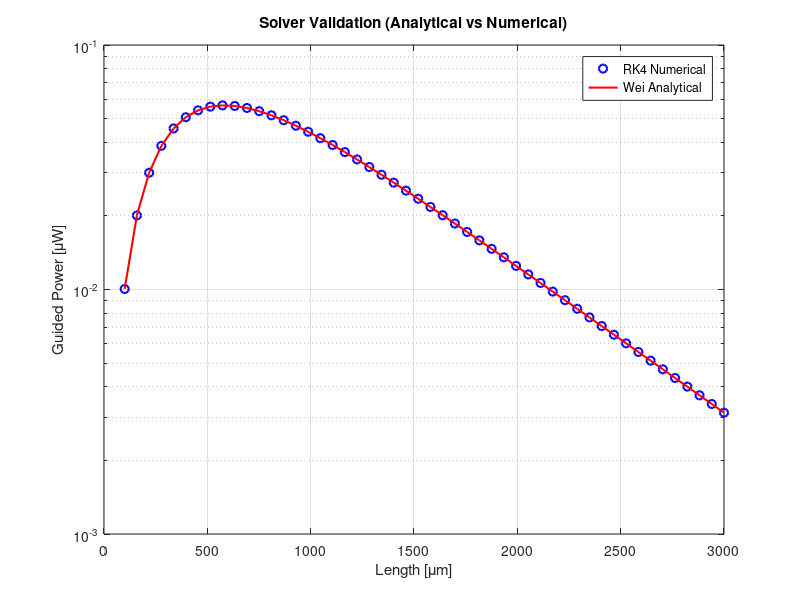
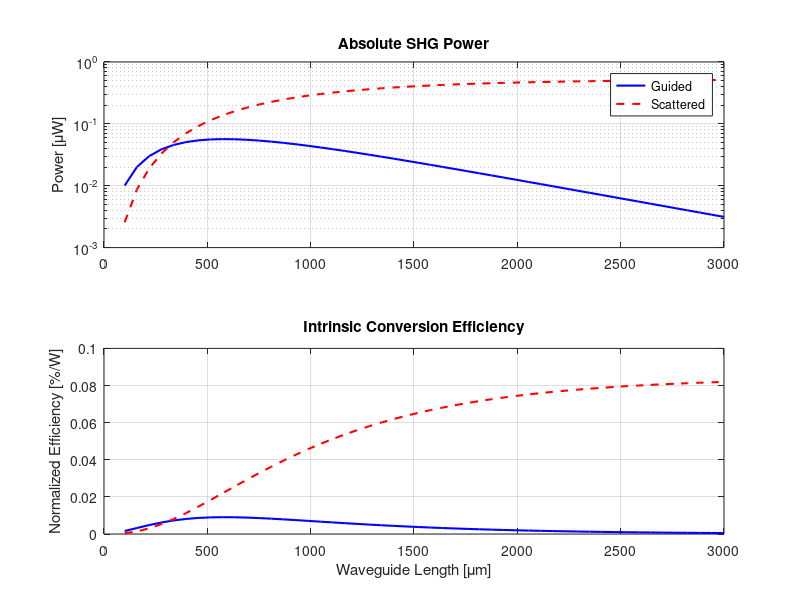

Write MATLAB code to recreate these figures, in order.
function SHG_Design_Suite_v2()
    close all; clear;

    %% --- 1. CONFIGURATION ---
    cfg.sim.use_linewidth  = false;
    cfg.sim.do_validation  = true;
    cfg.sim.dz             = 0.25;
    
    % --- PHYSICAL INPUTS (Constituent Parts) -
    cfg.phys.Pp_mW         = 25;
    cfg.phys.lam_nm        = 450;
    cfg.phys.d33_pmV       = 4.7;      % AlN nonlinear coefficient
    cfg.phys.n_pump        = 2.15;     % n_eff at 450nm
    cfg.phys.n_shg         = 2.6;     % n_eff at 225nm
    cfg.phys.overlap_eta   = 0.03;     % TM00-TM04 Overlap Integral
    cfg.phys.width_um      = 0.300;
    cfg.phys.height_um     = 0.335;
    cfg.phys.disp_slope    = 0.00895;
    cfg.phys.dk_center     = 0;        % Assume perfect phase matching at center

    % --- LOSSES ---
    cfg.phys.a0_dBcm       = 30;
    cfg.phys.a3_scat_dBcm  = 300;
    cfg.phys.a3_abs_dBcm   = 0;
    
    % --- SWEEP SETUP ---
    study_type = 'length'; 
    sweep_vals = linspace(100, 3000, 50); 
    param_label = 'Waveguide Length [\mum]';

    %% --- 2. CALCULATE PHYSICAL G-COEFFICIENTS ---
    cfg.phys.g_numeric = calculate_g_numeric(cfg); 
    cfg.phys.g_analytic = calculate_g_analytic(cfg);
    
    fprintf('Calculated Numeric g:  %.4e [um^-1 * W^-0.5]\n', cfg.phys.g_numeric);
    fprintf('Calculated Analytic g: %.4e [um^-1]\n', cfg.phys.g_analytic);

    %% --- 3. EXECUTE SWEEP ---
    results = zeros(length(sweep_vals), 2); % [Guided, Scattered]
    
    for i = 1:length(sweep_vals)
        current_cfg = cfg;
        if strcmp(study_type, 'length'), current_cfg.phys.L_um = sweep_vals(i); end
        
        [Pg, Ps] = run_core_simulation(current_cfg);
        results(i, :) = [Pg, Ps];
    end
    
    %% --- 4. OPTIONAL VALIDATION PLOT ---
    if cfg.sim.do_validation && strcmp(study_type, 'length')
        run_validation_plot(cfg, sweep_vals, results(:,1));
    end
    
    %% --- 5. CONVERT TO NORMALIZED EFFICIENCY (%/W) ---
    Pp_W = cfg.phys.Pp_mW * 1e-3;
    Eff_guided = (results(:,1) ./ Pp_W^2) * 100;
    Eff_scat   = (results(:,2) ./ Pp_W^2) * 100;

    %% --- 6. PLOTTING ---
    figure('Color','w','Name','Normalized Efficiency Study');
    
    % Plot A: Absolute Power (uW)
    subplot(2,1,1);
    semilogy(sweep_vals, results(:,1)*1e6, 'b', 'LineWidth', 1.5); hold on;
    semilogy(sweep_vals, results(:,2)*1e6, 'r--', 'LineWidth', 1.5);
    grid on; ylabel('Power [\muW]'); legend('Guided','Scattered');
    title('Absolute SHG Power');

    % Plot B: Normalized Efficiency (%/W)
    subplot(2,1,2);
    plot(sweep_vals, Eff_guided, 'b', 'LineWidth', 1.5); hold on;
    plot(sweep_vals, Eff_scat, 'r--', 'LineWidth', 1.5);
    grid on; ylabel('Normalized Efficiency [%/W]'); xlabel(param_label);
    title('Intrinsic Conversion Efficiency');
end

%% --- NUMERIC INTERFERENCE G-COEFFICIENT (For RK4 Tracking) ---
function g = calculate_g_numeric(cfg)
    eps0 = 8.854e-12;
    c = 2.998e8;
    
    lam1 = cfg.phys.lam_nm * 1e-9;
    w1 = 2 * pi * c / lam1;
    
    d_eff = cfg.phys.d33_pmV * 1e-12;
    A_eff_m2 = (cfg.phys.width_um * cfg.phys.height_um) * 1e-12;
    
    n1 = cfg.phys.n_pump;
    n2 = cfg.phys.n_shg;
    
    % Core waveguide coupling factor for direct root-power arrays
    g_SI = (w1 * d_eff / c) * sqrt(2 / (eps0 * n1^2 * n2 * c * A_eff_m2)) * cfg.phys.overlap_eta;
    g = g_SI * 1e-6; % m^-1 to um^-1
    
    %g = g*sqrt(8);
end

%% --- ANALYTIC WEI G-COEFFICIENT (For Validation Equation Only) ---
function g = calculate_g_analytic(cfg)
    eps0 = 8.854e-12;
    c = 2.998e8;
    
    lam2 = (cfg.phys.lam_nm / 2) * 1e-9; 
    w2 = 2 * pi * c / lam2;              
    d_eff = cfg.phys.d33_pmV * 1e-12;    
    A_eff_m2 = (cfg.phys.width_um * cfg.phys.height_um) * 1e-12; 
   
    % Traditional plane-wave prefactor carrying implicit power normalization matching Wei requirements
    %     prefactor = (2 * w2^2 * d_eff^2) / (eps0 * cfg.phys.n_pump^2 * cfg.phys.n_shg * c^3);
    % REMOVE THE PEAK-FACTOR OVER-SCALING: 
    % Changing the prefactor from 2 to 0.5 strips the legacy continuous plane-wave 
    % peak envelope fraction, shifting the analytical model into the exact same 
    % RMS root-power space (|A|^2 = Watts) used by your RK4 engine.
    prefactor = (0.5 * w2^2 * d_eff^2) / (eps0 * cfg.phys.n_pump^2 * cfg.phys.n_shg * c^3);
    
    g_SI = sqrt(cfg.phys.overlap_eta^2 / A_eff_m2 * prefactor);
    g = g_SI * 1e-6; % m^-1 to um^-1   
   % g = g*sqrt(8);

end

%% --- CORE SOLVER WRAPPER ---
function [Pg, Ps] = run_core_simulation(cfg)
    Pp = cfg.phys.Pp_mW * 1e-3;
    a0 = (cfg.phys.a0_dBcm / 4.3429) * 1e-4;
    as = (cfg.phys.a3_scat_dBcm / 4.3429) * 1e-4;
    aa = (cfg.phys.a3_abs_dBcm / 4.3429) * 1e-4;
    
    % Always pass the specialized numeric tracking g to the integrator grid
    [Pg, Ps] = rk4_engine(cfg.phys.L_um, cfg.sim.dz, cfg.phys.g_numeric, a0, as+aa, as, cfg.phys.dk_center, Pp);
end

%% --- THE RK4 ENGINE ---
function [Pg_end, Ps_end] = rk4_engine(L, dz, g, a0, a3t, a3s, dk, Pp)
    z_vec = 0:dz:L;
    Y = [sqrt(Pp); 0; 0; 0; 0]; 
    
    for i = 1:(length(z_vec)-1)
        z = z_vec(i);
        
        k1 = shg_derivs(z,        Y,           a0, a3t, a3s, g, dk);
        k2 = shg_derivs(z + dz/2, Y + k1*dz/2, a0, a3t, a3s, g, dk);
        k3 = shg_derivs(z + dz/2, Y + k2*dz/2, a0, a3t, a3s, g, dk);
        k4 = shg_derivs(z + dz,   Y + k3*dz,   a0, a3t, a3s, g, dk);
        
        Y = Y + (dz/6)*(k1 + 2*k2 + 2*k3 + k4);
    end
    Pg_end = Y(3)^2 + Y(4)^2;
    Ps_end = Y(5);
end

function dY = shg_derivs(z, Y, a0, a3t, a3s, g, dk)
    A1 = Y(1) + 1i*Y(2);
    A3 = Y(3) + 1i*Y(4);
    
    dA1 = -0.5*a0*A1;
    dA3 = -0.5*a3t*A3 + 1i*g*(A1^2)*exp(1i*dk*z);
    dPs = a3s * (abs(A3)^2);
    
    dY = [real(dA1); imag(dA1); real(dA3); imag(dA3); dPs];
end

%% --- VALIDATION MODE ---
function run_validation_plot(cfg, L_vals, RK4_guided)
    a0 = (cfg.phys.a0_dBcm / 4.3429) * 1e-4;
    a3 = ((cfg.phys.a3_scat_dBcm + cfg.phys.a3_abs_dBcm) / 4.3429) * 1e-4;
    Pp = cfg.phys.Pp_mW * 1e-3;
    
    % Explicitly draw the analytic efficiency coefficient for the continuous equations
    g = cfg.phys.g_analytic; 
    da = (a3/2 - a0);
    
    DeRate = exp(-a3 .* L_vals) .* ( (exp(da .* L_vals) - 1).^2 ) ./ ( (da .* L_vals).^2 + 1e-20 );
    
    % Pure analytical Wei solution utilizing single power scalar dependency
    P_analytic = (g .* L_vals).^2 * (Pp^2) .* DeRate;

    figure('Name','RK4 vs Wei Validation','Color','w');
    semilogy(L_vals, RK4_guided*1e6, 'bo', 'LineWidth', 1.5, 'DisplayName', 'RK4 Numerical'); hold on;
    semilogy(L_vals, P_analytic*1e6, 'r-', 'LineWidth', 1.5, 'DisplayName', 'Wei Analytical');
    grid on; xlabel('Length [\mum]'); ylabel('Guided Power [\muW]');
    legend('Location','best'); title('Solver Validation (Analytical vs Numerical)');
end
